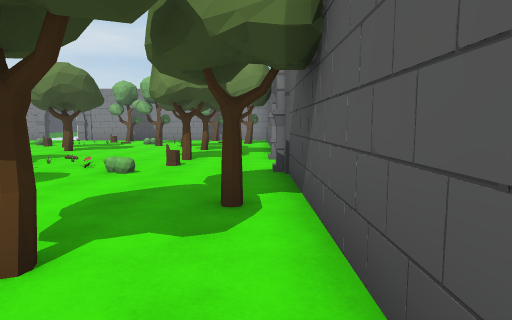
View 1 (above)

21 first-person views from a walk through a 3-D level made in the Unity game engine. The camera is 1.5 m above the floor, tilts 6° down and sees 75° across. Doors are open. The floor is counted in squares, 2 m on a side. Each view is taken from the middle of a square. On the plan, view 1 faces up. The plan holds only what a view shows up to about 11 squares ahead; the rest is blank. The place goes on beyond the plan. Some animated figures are left out. Some surface patterns are stand-ins.

View 2
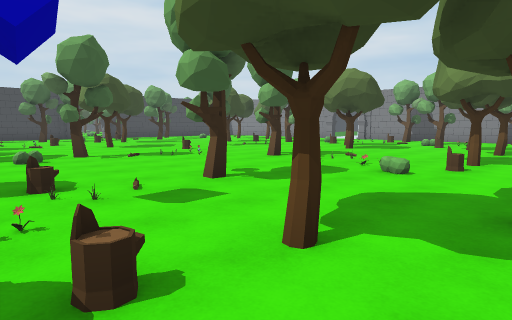

View 3
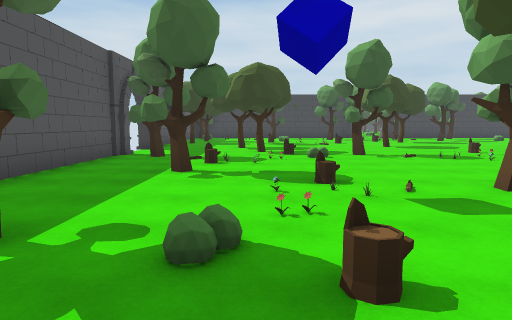

View 4
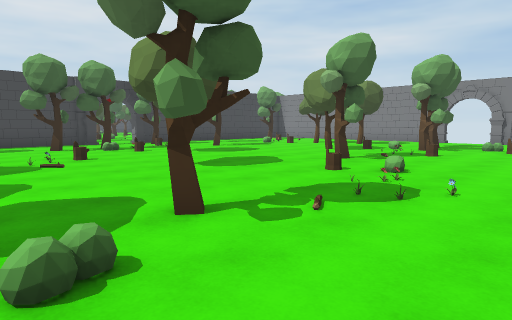

View 5
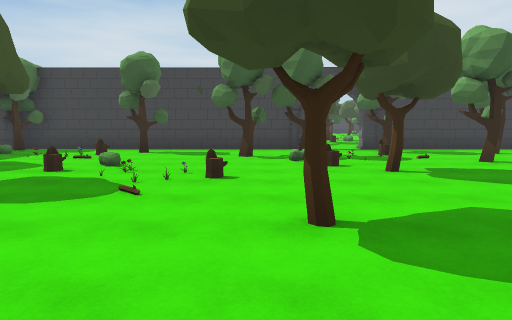

View 6
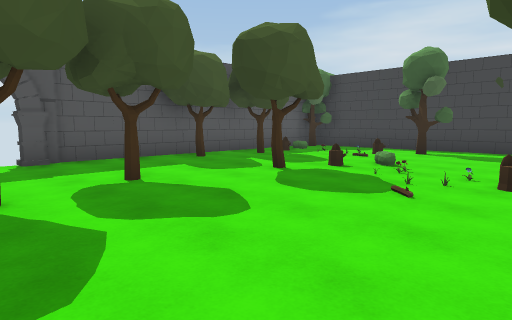

View 7
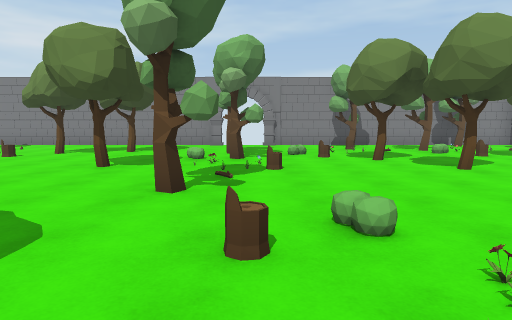

View 8
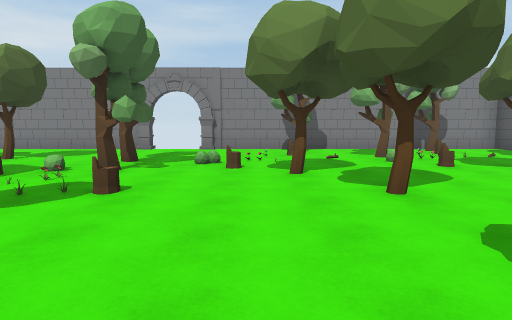

View 9
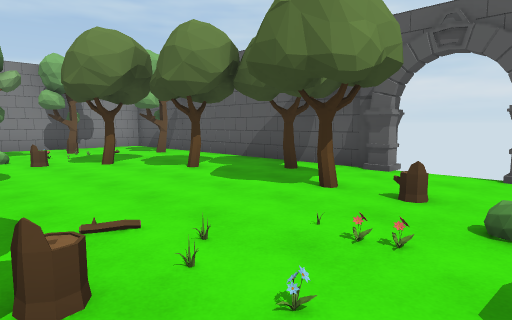

View 10
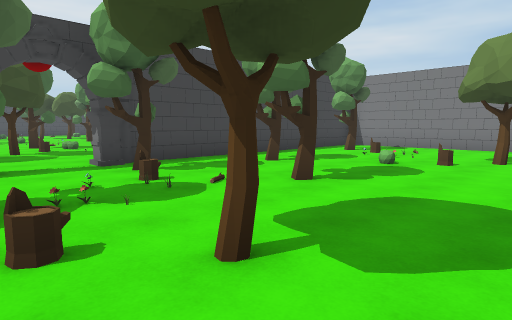

View 11
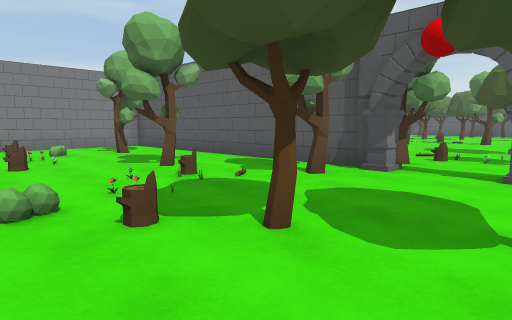

View 12
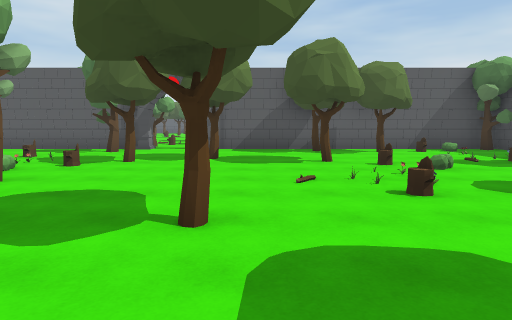

View 13
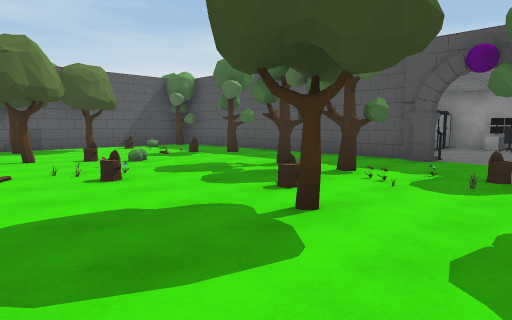

View 14
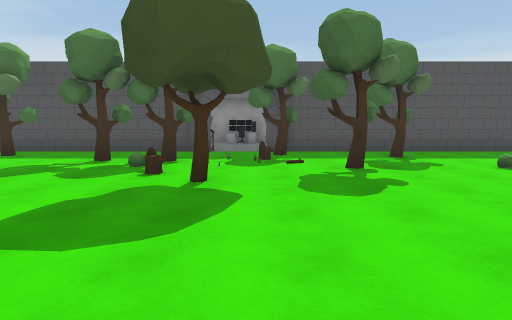

View 15
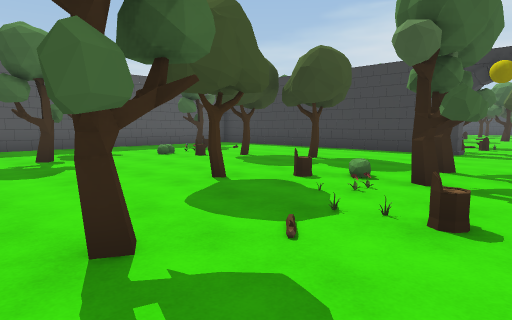

View 16
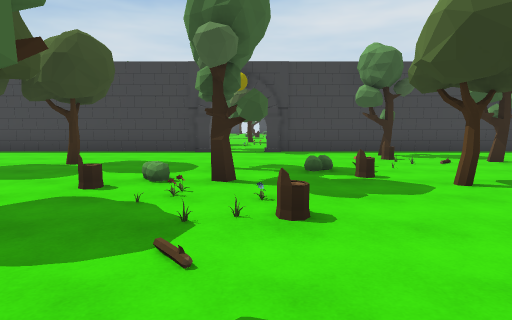

View 17
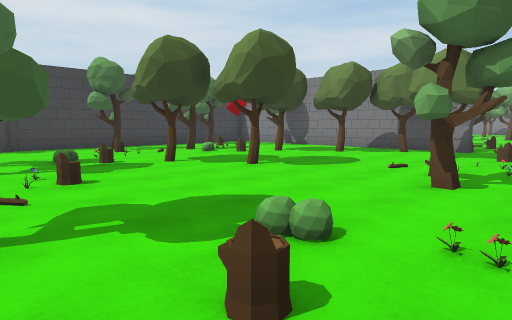

View 18
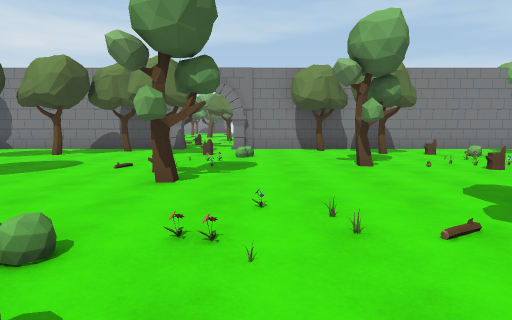

View 19
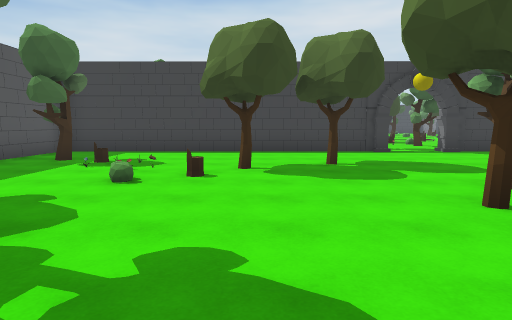

View 20
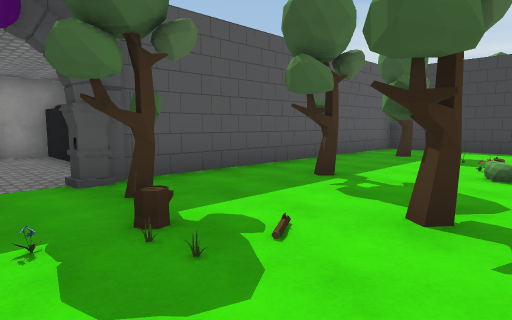

View 21
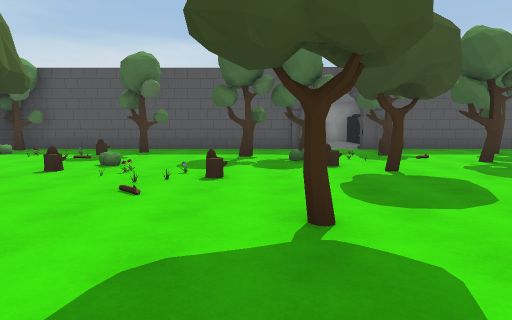

### Floor plan
Points are (right, up) in squares from view 1. A wall is a line through its corners. A room is listed if a view was taken in it or the views show most of it. See-through windows are left out.
Room 1 (views 1, 2, 3, 4, 5, 6, 7, 8, 9, 10)
walls: (-8.8, -3.3) (-8.2, -3.3); (0.3, 5.3) (0.3, 5.8); (0.3, 7.3) (0.3, 7.8); (-10.8, -3.3) (-10.3, -3.3); (-8.4, -3.5) (-4.5, -3.5); (0.5, 7.6) (0.5, 16.5) (-8.4, 16.5); (-8.2, 16.3) (-8.7, 16.3); (-19.3, 7.8) (-19.3, 7.3); (-19.5, 5.4) (-19.5, -2.5); (-10.6, 16.5) (-17.1, 16.5); (0.5, 0.6) (0.5, 5.4); (-17.1, -3.5) (-10.6, -3.5); (-19.5, 13.5) (-19.5, 7.6)
ways out: open door at (-19.5, 6.5) to room 2; open door at (-9.5, -3.5); open door at (-9.5, 16.5); open door at (0.5, 6.5)
objects: tree (-19, -3); other object (-18, -1); tree (-18, 1); other object (-18, 7); tree (-18, 8); tree (-18, 10); tree (-18, 14); other object (-17, -2); other object (-17, -1); stump (-17, 0); tree (-17, 4); tree (-17, 5); other object (-17, 6); stump (-17, 7); other object (-17, 14); other object (-16, 0); other object (-16, 6); other object (-16, 7); tree (-16, 9); other object (-16, 14); tree (-15, -2); other object (-15, 2); other object (-15, 3); stump (-15, 5); other object (-15, 6); stump (-15, 12); tree (-14, -3); stump (-14, 1); other object (-14, 2); stump (-14, 3); tree (-14, 6); tree (-14, 13); tree (-13, 0); other object (-13, 2); other object (-13, 3); tree (-12, 4); tree (-12, 10); tree (-12, 13); tree (-11, -1); other object (-11, 11); tree (-10, 8); other object (-10, 10); other object (-10, 11); tree (-10, 13) to (-9, 13); tree (-9, 0); stump (-9, 1); other object (-9, 5); stump (-9, 6); other object (-9, 9); stump (-9, 10); tree (-9, 11); tree (-8, -2); other object (-8, -1); tree (-8, 2) to (-8, 3); other object (-8, 4); other object (-8, 5); flower (-8, 6); other object (-8, 10); stump (-7, -1); other object (-7, 0); other object (-7, 1); other object (-7, 4); other object (-7, 5); stump (-7, 12); other object (-7, 13); other object (-6, -1); tree (-6, 6); tree (-6, 11); other object (-6, 14); tree (-6, 15); tree (-5, -2) to (-5, -1); other object (-5, 1); other object (-5, 6); stump (-5, 7); tree (-5, 10); other object (-4, 0); stump (-4, 1); tree (-4, 3); flower (-4, 6); other object (-4, 7); tree (-4, 14); flower (-3, 0); flower (-3, 5); other object (-3, 6); stump (-3, 12); other object (-3, 13); tree (-2, -2); stump (-2, 6); tree (-2, 7) to (-1, 7); tree (-2, 10); tree (-2, 12); stump (-2, 15); tree (-2, 16); stump (-1, 1); tree (-1, 2); tree (0, 3); tree (0, 9); tree (0, 14)
Room 2 (views 11, 12, 13, 14, 15, 16, 17, 18, 19, 20, 21)
walls: (-28.7, -3.3) (-28.2, -3.3); (-19.7, 7.3) (-19.7, 7.8); (-30.8, -3.3) (-30.3, -3.3); (-19.5, 7.6) (-19.5, 15.1); (-26.6, -3.5) (-18.8, -3.5); (-39.3, 5.7) (-39.3, 5.2); (-28.2, 16.3) (-28.7, 16.3); (-30.3, 16.3) (-30.7, 16.3); (-39.3, 7.8) (-39.3, 7.3); (-39.5, 5.4) (-39.5, -3.5) (-31.4, -3.5); (-30.6, 16.5) (-35.5, 16.5); (-20.7, 16.5) (-28.4, 16.5); (-39.5, 14.4) (-39.5, 7.6); (-19.5, -3.6) (-19.5, 5.3)
ways out: open door at (-19.5, 6.5) to room 1; open door at (-39.5, 6.5); open door at (-29.5, -3.5); open door at (-29.5, 16.5)
objects: other object (-39, 14); tree (-38, 10); tree (-37, -2); stump (-37, -1); stump (-37, 10); other object (-37, 11); tree (-37, 12); other object (-36, -1); other object (-36, 0); tree (-36, 2); tree (-36, 3); tree (-36, 6) to (-36, 7); other object (-36, 8); other object (-36, 10); other object (-35, -1); other object (-35, 0); stump (-35, 1); stump (-35, 9); other object (-35, 13); tree (-35, 14); stump (-34, 5); other object (-34, 6); tree (-34, 7); tree (-34, 10); tree (-33, -2); tree (-33, 4); other object (-33, 6); stump (-33, 7); other object (-33, 8); tree (-33, 11); tree (-33, 14); tree (-32, 0); other object (-32, 7); tree (-32, 16); tree (-31, -2); other object (-31, -1); tree (-31, 6); other object (-30, -2); stump (-30, -1); other object (-30, 0); tree (-30, 14); flower (-29, -1); other object (-29, 0); tree (-29, 2); stump (-29, 7); flower (-29, 8); tree (-29, 10); other object (-29, 11); other object (-29, 13); stump (-29, 14); tree (-28, -1); stump (-28, 1); other object (-28, 7); flower (-28, 8); other object (-28, 9); other object (-28, 12); tree (-27, -1); other object (-27, 2); tree (-27, 4); other object (-27, 8); other object (-27, 9); other object (-26, 1); stump (-26, 2); tree (-26, 8) to (-25, 8); tree (-26, 12); tree (-26, 16); other object (-25, 1); other object (-25, 3); tree (-25, 15); tree (-24, -2); stump (-24, 2); other object (-24, 3); stump (-24, 7); other object (-24, 9); other object (-24, 11); stump (-24, 12); tree (-23, 3); tree (-23, 7); other object (-23, 8); other object (-23, 9); other object (-23, 12); other object (-23, 13); stump (-23, 15); other object (-22, -2); stump (-22, -1); other object (-22, 0); tree (-22, 5); other object (-22, 8); stump (-22, 9); tree (-22, 11) to (-21, 11); other object (-21, -1); tree (-21, 1); tree (-21, 8); other object (-21, 9); tree (-21, 14); tree (-20, -3); other object (-20, -1); tree (-20, 2)

Positions as (right, up) in squares from view 1, and headings:
1: (0, 0), facing up
2: (0, 0), facing up-left
3: (0, 0), facing left
4: (-6, 1), facing up-left
5: (-9, 4), facing left
6: (-9, 4), facing down-left
7: (-9, 4), facing up
8: (-7, 6), facing up
9: (-5, 5), facing up-right
10: (-13, 5), facing up-left
11: (-25, 5), facing up-right
12: (-30, 4), facing right
13: (-31, 4), facing down-right
14: (-30, 6), facing down
15: (-30, 8), facing down-left
16: (-30, 7), facing left
17: (-28, 6), facing up-left
18: (-28, 6), facing up
19: (-30, 2), facing left
20: (-29, 1), facing down-left
21: (-27, 7), facing down
